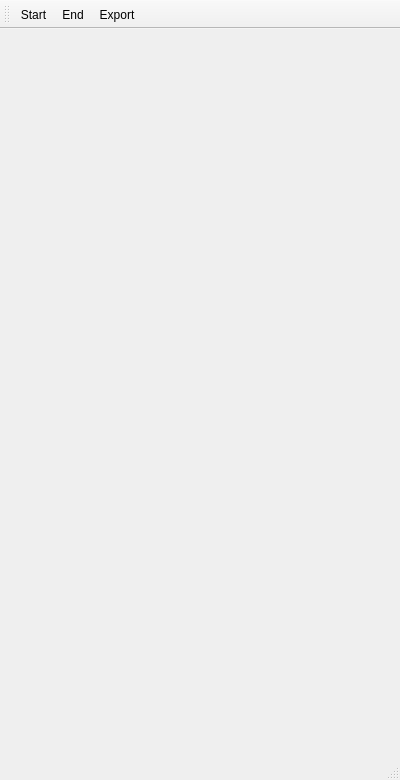
<?xml version="1.0" encoding="UTF-8"?>
<ui version="4.0">
 <class>MainWindow</class>
 <widget class="QMainWindow" name="MainWindow">
  <property name="geometry">
   <rect>
    <x>0</x>
    <y>0</y>
    <width>400</width>
    <height>780</height>
   </rect>
  </property>
  <property name="windowTitle">
   <string>MainWindow</string>
  </property>
  <property name="windowOpacity">
   <double>1.000000000000000</double>
  </property>
  <widget class="QWidget" name="centralWidget"/>
  <widget class="QToolBar" name="mainToolBar">
   <property name="windowTitle">
    <string/>
   </property>
   <property name="floatable">
    <bool>false</bool>
   </property>
   <attribute name="toolBarArea">
    <enum>TopToolBarArea</enum>
   </attribute>
   <attribute name="toolBarBreak">
    <bool>false</bool>
   </attribute>
   <addaction name="actionStart"/>
   <addaction name="actionEnd"/>
   <addaction name="actionExport"/>
  </widget>
  <widget class="QStatusBar" name="statusBar"/>
  <action name="actionFramerate">
   <property name="text">
    <string>Framerate</string>
   </property>
  </action>
  <action name="actionExport">
   <property name="icon">
    <iconset resource="res.qrc">
     <normaloff>:/wm/res/save.png</normaloff>:/wm/res/save.png</iconset>
   </property>
   <property name="text">
    <string>Export</string>
   </property>
  </action>
  <action name="actionExit">
   <property name="text">
    <string>Exit</string>
   </property>
  </action>
  <action name="actionStart">
   <property name="icon">
    <iconset resource="res.qrc">
     <normaloff>:/wm/res/play.png</normaloff>:/wm/res/play.png</iconset>
   </property>
   <property name="text">
    <string>Start</string>
   </property>
   <property name="toolTip">
    <string>Start Capture</string>
   </property>
  </action>
  <action name="actionEnd">
   <property name="icon">
    <iconset resource="res.qrc">
     <normaloff>:/wm/res/stop.png</normaloff>:/wm/res/stop.png</iconset>
   </property>
   <property name="text">
    <string>End</string>
   </property>
  </action>
 </widget>
 <layoutdefault spacing="6" margin="11"/>
 <resources>
  <include location="res.qrc"/>
 </resources>
 <connections/>
</ui>
